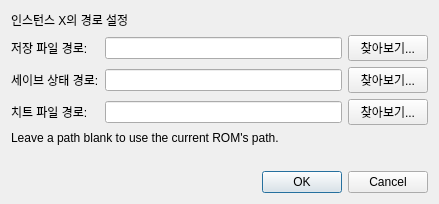
<?xml version="1.0" encoding="UTF-8"?>
<ui version="4.0">
 <class>PathSettingsDialog</class>
 <widget class="QDialog" name="PathSettingsDialog">
  <property name="geometry">
   <rect>
    <x>0</x>
    <y>0</y>
    <width>439</width>
    <height>185</height>
   </rect>
  </property>
  <property name="windowTitle">
   <string>경로 설정 - melonDS</string>
  </property>
  <layout class="QGridLayout" name="gridLayout">
   <item row="3" column="0">
    <widget class="QLabel" name="label_4">
     <property name="text">
      <string>치트 파일 경로:</string>
     </property>
    </widget>
   </item>
   <item row="3" column="2">
    <widget class="QPushButton" name="btnCheatFileBrowse">
     <property name="text">
      <string>찾아보기...</string>
     </property>
    </widget>
   </item>
   <item row="2" column="0">
    <widget class="QLabel" name="label_3">
     <property name="text">
      <string>세이브 상태 경로:</string>
     </property>
    </widget>
   </item>
   <item row="5" column="0" colspan="3">
    <widget class="QLabel" name="label_5">
     <property name="text">
      <string/>
     </property>
    </widget>
   </item>
   <item row="2" column="1">
    <widget class="QLineEdit" name="txtSavestatePath">
     <property name="clearButtonEnabled">
      <bool>true</bool>
     </property>
    </widget>
   </item>
   <item row="1" column="2">
    <widget class="QPushButton" name="btnSaveFileBrowse">
     <property name="text">
      <string>찾아보기...</string>
     </property>
    </widget>
   </item>
   <item row="3" column="1">
    <widget class="QLineEdit" name="txtCheatFilePath">
     <property name="clearButtonEnabled">
      <bool>true</bool>
     </property>
    </widget>
   </item>
   <item row="6" column="0" colspan="3">
    <widget class="QDialogButtonBox" name="buttonBox">
     <property name="orientation">
      <enum>Qt::Horizontal</enum>
     </property>
     <property name="standardButtons">
      <set>QDialogButtonBox::Cancel|QDialogButtonBox::Ok</set>
     </property>
    </widget>
   </item>
   <item row="2" column="2">
    <widget class="QPushButton" name="btnSavestateBrowse">
     <property name="text">
      <string>찾아보기...</string>
     </property>
    </widget>
   </item>
   <item row="1" column="0">
    <widget class="QLabel" name="label_2">
     <property name="text">
      <string>저장 파일 경로:</string>
     </property>
    </widget>
   </item>
   <item row="4" column="0" colspan="3">
    <widget class="QLabel" name="label">
     <property name="text">
      <string>Leave a path blank to use the current ROM's path.</string>
     </property>
    </widget>
   </item>
   <item row="1" column="1">
    <widget class="QLineEdit" name="txtSaveFilePath">
     <property name="clearButtonEnabled">
      <bool>true</bool>
     </property>
    </widget>
   </item>
   <item row="0" column="0" colspan="3">
    <widget class="QLabel" name="lblInstanceNum">
     <property name="text">
      <string>인스턴스 X의 경로 설정</string>
     </property>
    </widget>
   </item>
  </layout>
 </widget>
 <tabstops>
  <tabstop>txtSaveFilePath</tabstop>
  <tabstop>btnSaveFileBrowse</tabstop>
  <tabstop>txtSavestatePath</tabstop>
  <tabstop>btnSavestateBrowse</tabstop>
  <tabstop>txtCheatFilePath</tabstop>
  <tabstop>btnCheatFileBrowse</tabstop>
 </tabstops>
 <resources/>
 <connections>
  <connection>
   <sender>buttonBox</sender>
   <signal>accepted()</signal>
   <receiver>PathSettingsDialog</receiver>
   <slot>accept()</slot>
   <hints>
    <hint type="sourcelabel">
     <x>248</x>
     <y>254</y>
    </hint>
    <hint type="destinationlabel">
     <x>157</x>
     <y>274</y>
    </hint>
   </hints>
  </connection>
  <connection>
   <sender>buttonBox</sender>
   <signal>rejected()</signal>
   <receiver>PathSettingsDialog</receiver>
   <slot>reject()</slot>
   <hints>
    <hint type="sourcelabel">
     <x>316</x>
     <y>260</y>
    </hint>
    <hint type="destinationlabel">
     <x>286</x>
     <y>274</y>
    </hint>
   </hints>
  </connection>
 </connections>
</ui>
